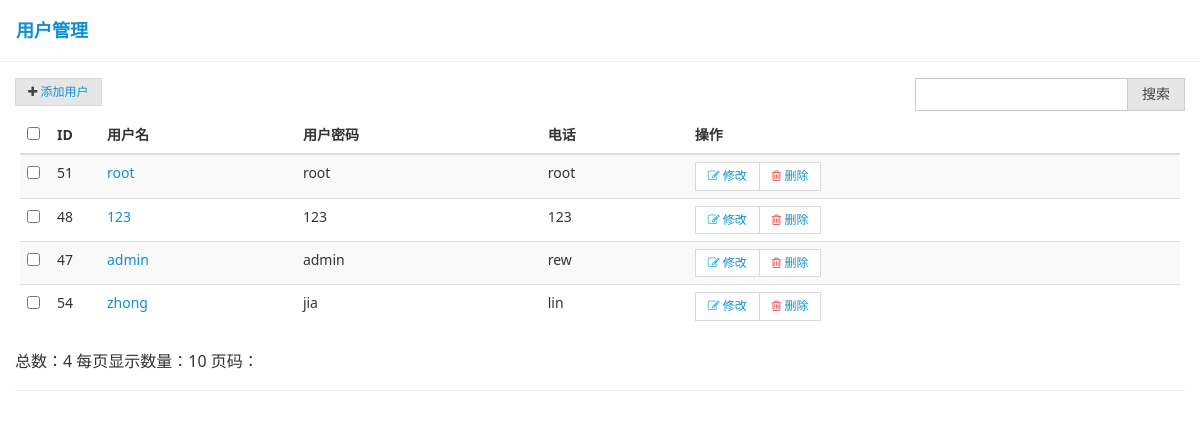
Screenshot of /admin/user.php with the database file from the repository.
### tables this page shows
CREATE TABLE `user` (
  `id` int(11) NOT NULL AUTO_INCREMENT,
  `username` varchar(20) NOT NULL,
  `password` varchar(20) NOT NULL,
  `tel` varchar(15) NOT NULL,
  PRIMARY KEY (`id`)
);

### admin/dbsql.php (called while the page is built, shortened)
<?php
class DbMysql{
    public $conn;
    function __construct() {
        $this->conn= new mysqli("localhost","root","root","cms");
        $this->conn->query("set names utf8");
    }
    function select($sql,$fanhui=2){
        $result=$this->conn->query($sql);
        if($result){
            $array=array();
            if($fanhui==1){
                $array =$result->fetch_array();
            }else{
                while($row=$result->fetch_array()){
                $array[]=$row;
                }
            }
        return $array;
        }else{
            return false;
        }
    }
    function affected(){
        return $this->conn->affected_rows;
    }
}

### admin/user.php (the view, shortened to what this page needs)
<!DOCTYPE html>
<html>
	<head>
		<link rel="stylesheet" href="css/amazeui.min.css" />
		<link rel="stylesheet" href="css/admin.css" />
	</head>
	<body>
		<div class="admin-content-body">
			<div class="am-cf am-padding am-padding-bottom-0">
				<div class="am-fl am-cf"><strong class="am-text-primary am-text-lg">用户管理</strong><small></small></div>
			</div>
			<hr>
			<div class="am-g">
				<div class="am-u-sm-12 am-u-md-6">
					<div class="am-btn-toolbar">
						<div class="am-btn-group am-btn-group-xs">
							<button type="button" class="am-btn am-btn-default"><span class="am-icon-plus"></span>
                                                        <a href='user_add.php'><i class="fa fa-hand-spock-o"></i>添加用户</a></button>
						</div>
					</div>
				</div>
				<div class="am-u-sm-12 am-u-md-3">
					<div class="am-input-group am-input-group-sm">
						<input type="text" class="am-form-field">
						<span class="am-input-group-btn">
            <button class="am-btn am-btn-default" type="button">搜索</button>
          </span>
					</div>
				</div>
			</div>
			<div class="am-g">
				<div class="am-u-sm-12">
					<form class="am-form">
						<table class="am-table am-table-striped am-table-hover table-main">
							<thead>
								<tr>
									<th class="table-check"><input type="checkbox"></th>
									<th class="table-id">ID</th>
									<th class="table-title">用户名</th>
									<th class="table-type">用户密码</th>
									<th class="table-author am-hide-sm-only">电话</th>
									<th class="table-set">操作</th>
								</tr>
							</thead>
							<tbody>
                                                                    <?php
                                                                            require_once('conn.php');
                                                                            include_once 'dbsql.php';
                                                                            include_once 'page.php';
                                                                            $db=new DbMysql();
                                                                            $result=$db->select("select * from user");
                                                                            $infocount=$db->affected();
                                                                            $psize=10;
                                                                            $page=new Page($infocount, $psize);
                                                                            $sql="select * from user ";
                                                                            $sql.=$page->limit();
                                                                            $result=$db->select($sql);
                                                                            foreach ($result as $row)
                                                                                {
                                                                             ?>
								<tr>
									<td><input type="checkbox"></td>
									<td><?php echo $row['id']?></td>
									<td>
										<a href="#"><?php echo $row['username']?></a>
									</td>
									<td><?php echo $row['password']?></td>
									<td class="am-hide-sm-only"><?php echo $row['tel']?></td>
									<td>
										<div class="am-btn-toolbar">
											<div class="am-btn-group am-btn-group-xs">
												<button class="am-btn am-btn-default am-btn-xs am-text-secondary"><span class="am-icon-pencil-square-o"></span>
                                                                                              <a href="user_upd.php?id=<?php echo $row['id']?>">修改</a></button>
												<button class="am-btn am-btn-default am-btn-xs am-text-danger am-hide-sm-only"><span class="am-icon-trash-o"></span>
                                                                                                <a href="user_delsave.php?id=<?php echo $row['id']?>">删除</a></button>
											</div>
										</div>
									</td>
								</tr>
							            <?php
                                                                            }
                                                                    ?>
							</tbody>
						</table>
						<div class="am-cf">
                                                               <div id="page">
                                                                     <?php
                                                                        $page-> pagesinfo();
                                                                        echo $page->show(1);
                                                                     ?>
                                                                </div>
						</div>
						<hr>
					</form>
				</div>
			</div>
		</div>
	</body>
</html>

### admin/css/admin.css (style rules this page uses)
html, body { height: 100%; overflow: hidden; }
.admin-content-body { -webkit-box-flex: 1; -webkit-flex: 1 0 auto; -ms-flex: 1 0 auto; flex: 1 0 auto; }
.table-main { font-size: 1.4rem; padding: .5rem; }
.table-main button { background: #fff; }
.table-check { width: 30px; }
.table-id { width: 50px; }

### rows the page displays
user: id "51", username "root", password "root", tel "root"
user: id "48", username "123", password "123", tel "123"
user: id "47", username "admin", password "admin", tel "rew"
user: id "54", username "zhong", password "jia", tel "lin"

### other values shown
$this->rowcount "4"
$this->pagesize "10"
$page->show(1) "页码："
